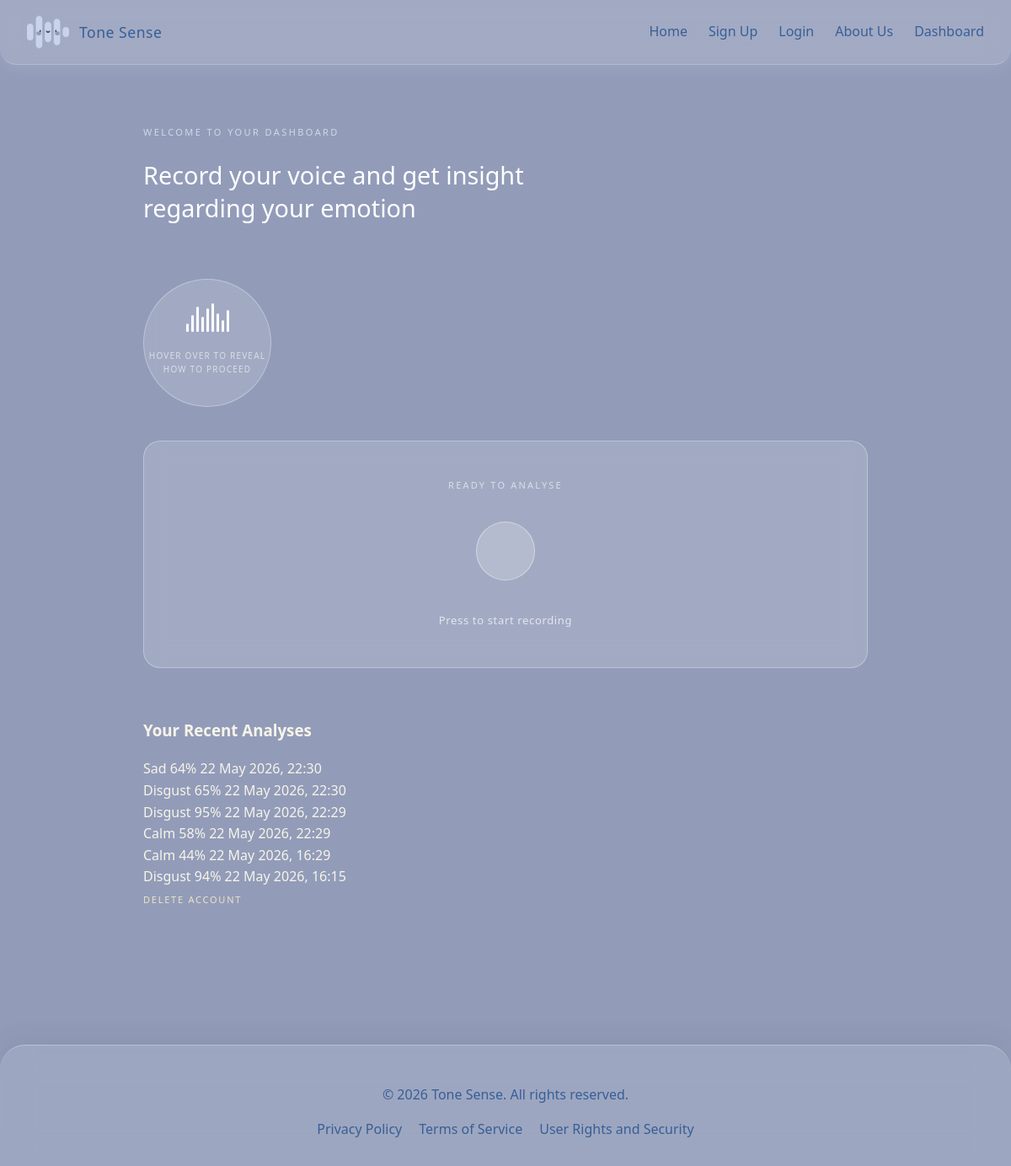
The app's page /dashboard (signed in) with its own data.
### models.py (models this page shows, shortened)
class AudioData(db.Model):
    __tablename__='audio_data'
    id = db.Column(db.Integer, primary_key=True)
    id_anon = db.Column(db.String(36), unique=True,nullable=False,default=lambda: str(uuid.uuid4()))
    user_id = db.Column(db.Integer, db.ForeignKey('users.id'), nullable=False)
    prediction = db.Column(db.String(50), nullable=False)
    confidence = db.Column(db.Float, nullable=False)
    created_at = db.Column(db.DateTime(timezone=True), default= lambda: datetime.now(timezone.utc))

### app.py (the view)
@app.route('/dashboard', methods=['POST', 'GET'])
@login_required
def dashboard():
    from models import AudioData
    history = AudioData.query.filter_by(user_id=current_user.id).order_by(AudioData.created_at.desc()).all()
    return render_template('dashboard.html', history=history)

### app.py (called while the page is built)
@login_manager.user_loader
def load_user(user_id):
    return User.query.get(int(user_id))

### templates/dashboard.html (shortened to what this page needs)
{% extends "layout.html" %}
{% block content %}
<div class="dashboard-wrapper">
<section>
<p class="welc-title">Welcome to your dashboard</p>
<h2 class="welc-subheading">Record your voice and get insight regarding your emotion</h2>
</section>
<div class="interactive-section">
<div class="default-wave">
<div class="wave-anim">
<span></span><span></span><span></span><span></span><span></span>
<span></span><span></span><span></span><span></span>
</div>
<p class="text-hint">Hover over to reveal how to proceed</p>
</div>
</div>
<div class="glass-card">
<div class="record-section" id="recordSection">
<p class="record-label">Ready to analyse</p>
<button class="record-btn" id="recordBtn" onclick="toggleRecord()"></button>
<p class="countdown-txt" id="countdownTxt">Press to start recording</p>
</div>
</div>
<div class="history-section">
    {% if history %}
        <h3>Your Recent Analyses</h3>
        {% for record in history %}
        <div class="history-item">
            <span class="history-emotion">{{ record.prediction }}</span>
            <span class="history-confidence">{{ "%.0f"|format(record.confidence) }}%</span>
            <span class="history-date">{{ record.created_at.strftime('%d %b %Y, %H:%M') }}</span>
        </div>
        {% endfor %}
    {% else %}
        <p>No recordings yet.</p>
    {% endif %}
<div class="delete-section">
    <form method="POST" action="{{ url_for('delete_account') }}" onsubmit="return confirm('Are you sure you want to delete your account? This cannot be undone.')">
        <button type="submit" class="delete-btn">Delete Account</button>
    </form>
</div>
</div>
</div>
{% endblock %}

### templates/layout.html (shortened to what this page needs)
<!DOCTYPE html>
<html lang="en">
<head>
    <link rel="stylesheet" href="{{ url_for('static', filename='css/styles.css') }}">
    <link rel="stylesheet" href="{{ url_for('static', filename='css/dashboard.css') }}">
</head>
<body>
<nav class="navbar">
    <div class="nav-container">
        <div class="logo">
            <img src="{{ url_for('static', filename='images/logo.png') }}" class="nav-logo-img">
            <span class="site-name">Tone Sense</span>
        </div>
        <div class="nav-links">
            <a href="{{ url_for('home') }}">Home</a>
            <a href="{{ url_for('signup') }}">Sign Up</a>
            <a href="{{ url_for('login') }}">Login</a>
            <a href="{{ url_for('about_us') }}">About Us</a>
            {% if current_user.is_authenticated %}
            <a href="{{ url_for('dashboard') }}">Dashboard</a>
            {% endif %}
        </div>
    </div>
</nav>
<main class="main-content">
<div class="container">
    {% block content %}{% endblock %}
</div>
</main>
<footer class="site-footer">
  <div class="footer-content">
    <p> &copy; 2026 Tone Sense. All rights reserved.</p>
    <div class="footer-links">
      <a href="#">Privacy Policy</a>
      <a href="#">Terms of Service</a>
      <a href="#">User Rights and Security</a>
    </div>
  </div>
</footer>
</body>
</html>

### static/css/styles.css (style rules this page uses)
:root { --color-1:#c9D4EB ; --color-2:#eFE3C3; --color-3:#929CB9; --color-4:#bA97A9; --color-hover: #5692c5; --text-main:#375f97; --text-light:#f8f4e8; --glassmorph-white: rgba(255,255,255, 0.15); --glassmorph-shadow: rgba(255, 255, 255, 0.1); --glassmorph-border: rgba(255, 255, 255, 0.3); --backdrop-filter: blur(15px); --grad-primary: linear-gradient(135deg, var(--color-1), var(--color-2)); --grad-backgr: linear-gradient(-55deg, #929CB9, #929CB9, #91aeda); --shadow-card: 0 10px 25px rgba(253, 253, 253, 0.1); --shadow-btn: 0 3px 12px rgba(255, 255, 255, 0.545); --shadow-btn-hover: 0 6px 18px rgba(255, 255, 255, 0.55); }
body { font-family:'Segoe UI'; line-height: 1.6; margin: 0; padding: 0; color: #f8f4e8; background: var(--color-3); }
nav { position: sticky; top: 0; z-index: 1000; padding: 0.8rem 2rem; background: var(--glassmorph-white); backdrop-filter: blur(15px); -webkit-backdrop-filter: blur(15px); border-bottom: 1px solid rgba(255, 255, 255, 0.2); box-shadow: 0 4px 20px var(--glassmorph-shadow); border-radius: 0 0 20px 20px; }
.nav-container { display: flex; align-items: center; justify-content: space-between; width: 100%; max-width: 1200px; margin: 0 auto; }
.nav-links { display: flex; gap: 25px; align-items: center; }
nav a { color: var(--text-main); text-decoration: none; font-weight: 500; transition: all 0.3s ease; }
.logo { display: flex; align-items: center; gap: 12px; text-decoration: none; }
.nav-logo-img { height: 50px; width: auto; transition: transform 0.3s ease; }
.site-name { font-size: 1.1rem; font-weight: 500; color: var(--text-main); letter-spacing: 0.5px; }
html, body { height: 100%; }
body { display: flex; flex-direction: column; min-height: 100vh; }
.main-content { flex: 1; }
.site-footer { position: relative; background: rgba(255, 255, 255, 0.1); backdrop-filter: blur(18px); -webkit-backdrop-filter: blur(18px); padding: 30px 20px; text-align: center; color: var(--text-main); border-top: 1px solid rgba(255, 255, 255, 0.3); box-shadow: 0 -10px 30px rgba(0, 0, 0, 0.05); margin-top: 60px; border-radius: 30px 30px 0 0; }
.footer-links { display: flex; justify-content: center; gap: 20px; }
.footer-links a { color: var(--text-main); display: flex; justify-content: center; text-decoration: none; gap: 25px; }

### records on screen
AudioData: prediction "Sad", confidence "64", created_at "22 May 2026, 22:30"
AudioData: prediction "Disgust", confidence "65", created_at "22 May 2026, 22:30"
AudioData: prediction "Disgust", confidence "95", created_at "22 May 2026, 22:29"
AudioData: prediction "Calm", confidence "58", created_at "22 May 2026, 22:29"
AudioData: prediction "Calm", confidence "44", created_at "22 May 2026, 16:29"
AudioData: prediction "Disgust", confidence "94", created_at "22 May 2026, 16:15"
